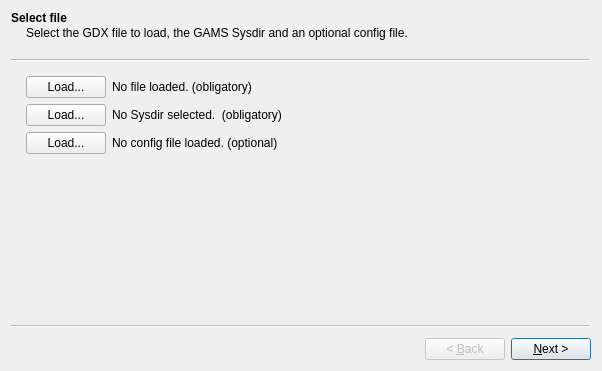
<?xml version="1.0" encoding="UTF-8"?>
<ui version="4.0">
 <class>Wizard</class>
 <widget class="QWizard" name="Wizard">
  <property name="geometry">
   <rect>
    <x>0</x>
    <y>0</y>
    <width>602</width>
    <height>371</height>
   </rect>
  </property>
  <property name="windowTitle">
   <string>Wizard</string>
  </property>
  <property name="wizardStyle">
   <enum>QWizard::ClassicStyle</enum>
  </property>
  <property name="options">
   <set>QWizard::NoCancelButton|QWizard::NoDefaultButton</set>
  </property>
  <widget class="QWizardPage" name="wizardPageLoad">
   <property name="title">
    <string>Select file</string>
   </property>
   <property name="subTitle">
    <string>Select the GDX file to load, the GAMS Sysdir and an optional config file.</string>
   </property>
   <layout class="QGridLayout" name="gridLayout_5">
    <item row="0" column="0">
     <widget class="QPushButton" name="loadFileButton">
      <property name="maximumSize">
       <size>
        <width>80</width>
        <height>16777215</height>
       </size>
      </property>
      <property name="text">
       <string>Load...</string>
      </property>
     </widget>
    </item>
    <item row="2" column="0">
     <widget class="QPushButton" name="loadConfigButton">
      <property name="text">
       <string>Load...</string>
      </property>
     </widget>
    </item>
    <item row="2" column="1">
     <widget class="QLabel" name="loadedConfigFileLabel">
      <property name="text">
       <string>No config file loaded. (optional)</string>
      </property>
     </widget>
    </item>
    <item row="1" column="1">
     <widget class="QLabel" name="sysdirLabel">
      <property name="text">
       <string>No Sysdir selected.  (obligatory)</string>
      </property>
     </widget>
    </item>
    <item row="0" column="1">
     <widget class="QLabel" name="loadedFileLabel">
      <property name="text">
       <string>No file loaded. (obligatory)</string>
      </property>
     </widget>
    </item>
    <item row="1" column="0">
     <widget class="QPushButton" name="loadSysdirButton">
      <property name="text">
       <string>Load...</string>
      </property>
     </widget>
    </item>
   </layout>
  </widget>
  <widget class="QWizardPage" name="wizardPageTasks">
   <property name="title">
    <string>Select symbols</string>
   </property>
   <property name="subTitle">
    <string>Select the symbol for each task attribute from a list of available symbols</string>
   </property>
   <layout class="QGridLayout" name="gridLayout">
    <item row="1" column="0">
     <layout class="QGridLayout" name="gridLayout_2">
      <item row="3" column="0">
       <widget class="QLabel" name="label_3">
        <property name="text">
         <string>Amount</string>
        </property>
       </widget>
      </item>
      <item row="1" column="0">
       <widget class="QLabel" name="label">
        <property name="text">
         <string>Start</string>
        </property>
       </widget>
      </item>
      <item row="2" column="0">
       <widget class="QLabel" name="label_2">
        <property name="text">
         <string>End</string>
        </property>
       </widget>
      </item>
      <item row="1" column="1">
       <widget class="QComboBox" name="selectStart"/>
      </item>
      <item row="4" column="0">
       <widget class="QLabel" name="label_4">
        <property name="text">
         <string>Color</string>
        </property>
       </widget>
      </item>
      <item row="2" column="1">
       <widget class="QComboBox" name="selectEnd"/>
      </item>
      <item row="3" column="1">
       <widget class="QComboBox" name="selectAmount"/>
      </item>
      <item row="4" column="1">
       <widget class="QComboBox" name="selectColor"/>
      </item>
     </layout>
    </item>
   </layout>
  </widget>
  <widget class="QWizardPage" name="wizardPageFlows">
   <property name="title">
    <string>Select Flow Symbols</string>
   </property>
   <property name="subTitle">
    <string>Select the symbol for each task attribute from a list of available symbols</string>
   </property>
   <layout class="QGridLayout" name="gridLayout_4">
    <item row="2" column="0">
     <layout class="QGridLayout" name="gridLayout_3">
      <item row="0" column="0">
       <widget class="QLabel" name="label_5">
        <property name="text">
         <string>Amount</string>
        </property>
       </widget>
      </item>
      <item row="1" column="0">
       <widget class="QLabel" name="label_6">
        <property name="text">
         <string>Production Rate</string>
        </property>
       </widget>
      </item>
      <item row="0" column="1">
       <widget class="QComboBox" name="selectFlowAmount"/>
      </item>
      <item row="2" column="0">
       <widget class="QLabel" name="label_7">
        <property name="text">
         <string>Consumption Rate</string>
        </property>
       </widget>
      </item>
      <item row="1" column="1">
       <widget class="QComboBox" name="selectPr"/>
      </item>
      <item row="2" column="1">
       <widget class="QComboBox" name="selectCr"/>
      </item>
     </layout>
    </item>
    <item row="0" column="0">
     <widget class="QCheckBox" name="checkBox">
      <property name="text">
       <string>Add flows</string>
      </property>
      <property name="checked">
       <bool>true</bool>
      </property>
     </widget>
    </item>
   </layout>
  </widget>
  <widget class="QWizardPage" name="wizardPageSaveConfig">
   <property name="title">
    <string>Save configuration</string>
   </property>
   <property name="subTitle">
    <string>Save this configuration for later. (optional)</string>
   </property>
   <layout class="QFormLayout" name="formLayout">
    <item row="0" column="0">
     <widget class="QPushButton" name="saveConfigButton">
      <property name="text">
       <string>Save...</string>
      </property>
     </widget>
    </item>
   </layout>
  </widget>
 </widget>
 <resources/>
 <connections/>
</ui>
